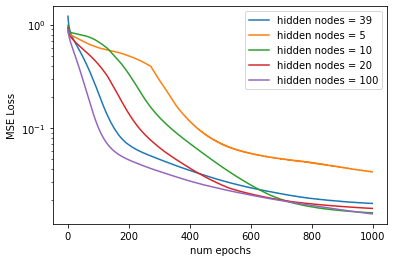

The script that drew this image:
import torch
from torch import nn
import torch.nn.utils.prune as prune
import numpy as np
import torch.utils as utils
import matplotlib.pyplot as plt

def my_loss(output, target, model, beta):
    
    loss = torch.norm((output - target)**2)/2 
    
    for layer, p in enumerate(model.parameters()):

        if layer == 0:
            loss = loss + beta/2*torch.norm(p)**2
        if layer == 1:
            
            loss = loss + beta/2 * sum([torch.norm(p[j], 1)**2 for j in range(p.shape[0])])
    return loss

# first layer u pruning
def foobar_unstructured(module, name):
    FooBarPruningMethod.apply(module, name)
    return module


class FooBarPruningMethod(prune.BasePruningMethod):

    PRUNING_TYPE = 'unstructured'

    def compute_mask(self, t, default_mask):
        mask = default_mask.clone()
      #  mask.view(-1)[::2] = 0
        if mask.size()[0] > mask.size()[1]:
            mask.view(mask.size())[0:9,:] = 0
            mask.view(mask.size())[11:28,:] = 0
            mask.view(mask.size())[30:37,:] = 0
        else:
            mask.view(mask.size())[:,0:9] = 0
            mask.view(mask.size())[:,11:28] = 0
            mask.view(mask.size())[:,30:37] = 0
        return mask

beta = 1e-4
np.random.seed(10)
n = 10
d = 3 # dimension of input
m = 39 # number of hidder nodes
X = np.random.randn(n,d-1)
X = np.append(X,np.ones((n,1)), axis=1)
y=((np.linalg.norm(X[:,0:d-1],axis=1)>1)-0.5)*2

train_x = torch.Tensor(X) 
train_y = torch.Tensor(y)

dataset = utils.data.TensorDataset(train_x, train_y)
dataloader = utils.data.DataLoader(dataset)

n_input = d
n_hidden_v = np.array([m, 5, 10, 20, 100])

n_output = d
epochs = 5000

loss_at_epoch = np.zeros((epochs, len(n_hidden_v)))

for n_hidden in n_hidden_v:

    model = nn.Sequential(nn.Linear(n_input, n_hidden),
                          nn.ReLU(),
                          nn.Linear(n_hidden, n_output))


    # Optimizers require the parameters to optimize and a learning rate
    optimizer = torch.optim.SGD(model.parameters(), lr=0.005)
    
    
    for e in range(epochs):
        
        running_loss = 0
        
        for train_x, train_y in dataloader:
            train_x = train_x.view(train_x.shape[0], -1)
            optimizer.zero_grad()
            output = model(train_x)
            loss = my_loss(output, train_y, model, beta)
            loss.backward()
            optimizer.step()
            running_loss += loss.item()
        else:

            loss_at_epoch[e, np.where(n_hidden_v == n_hidden)[0]] = running_loss/len(dataloader)
            

#plotting
plt.figure()
for n_hidden in n_hidden_v:
    plt.plot(range(epochs), loss_at_epoch[:, np.where(n_hidden_v == n_hidden)[0]], label = "hidden nodes = " + str(n_hidden))

plt.yscale('log')
plt.legend()
plt.xlabel("num epochs")
plt.ylabel("MSE Loss")
print(loss_at_epoch[4999])
# https://towardsdatascience.com/training-a-neural-network-using-pytorch-72ab708da210
#https://stackoverflow.com/questions/57949625/with-pytorch-dataloader-how-to-take-in-two-ndarray-data-label

### CHANGE THE LEARNING RATE














    
    
    
